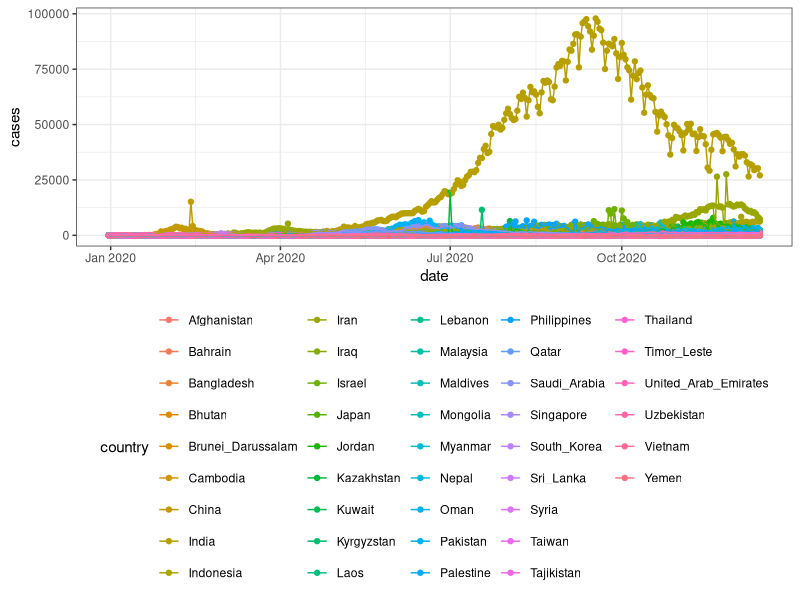
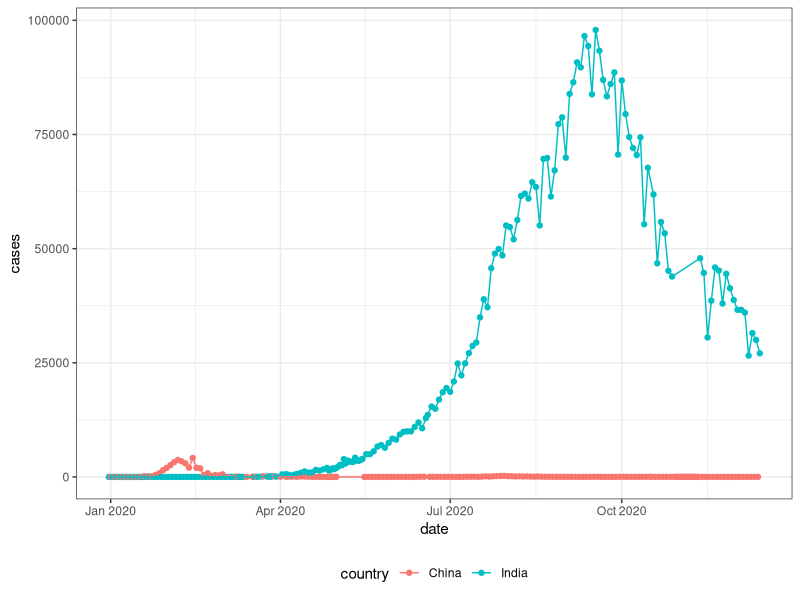
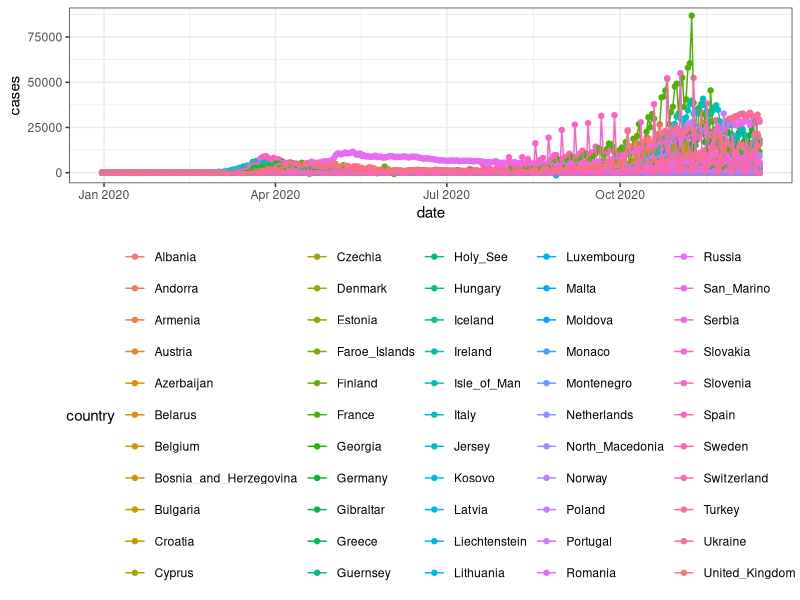
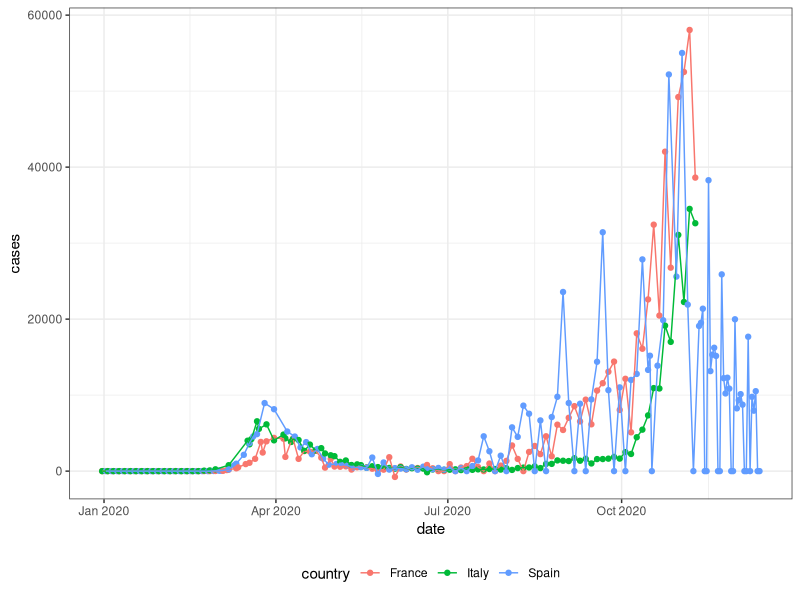
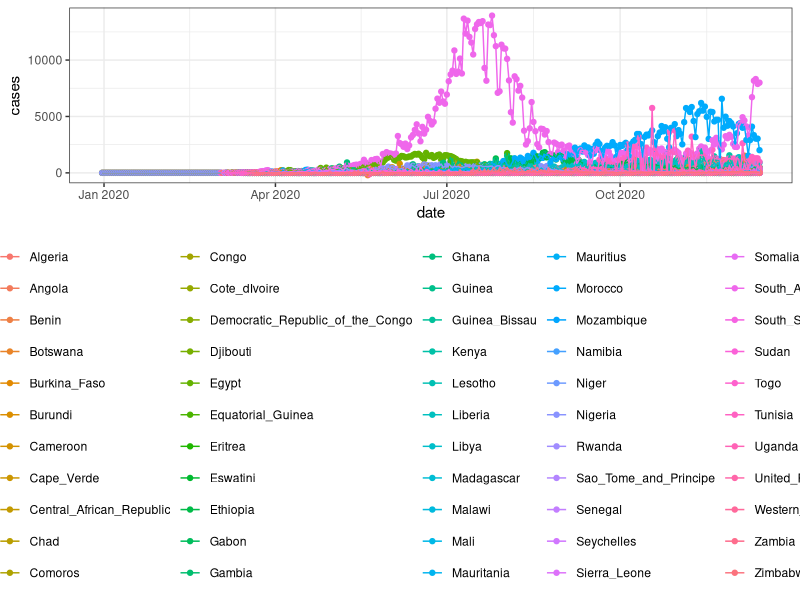
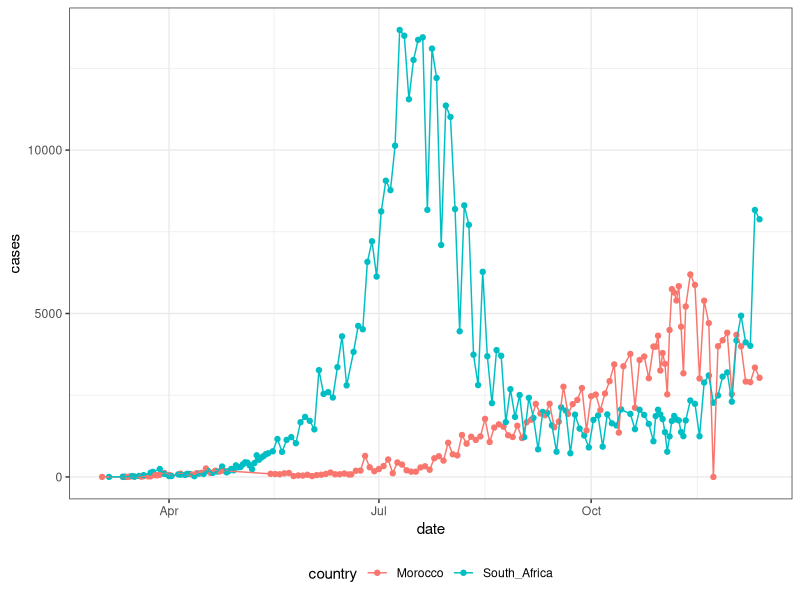
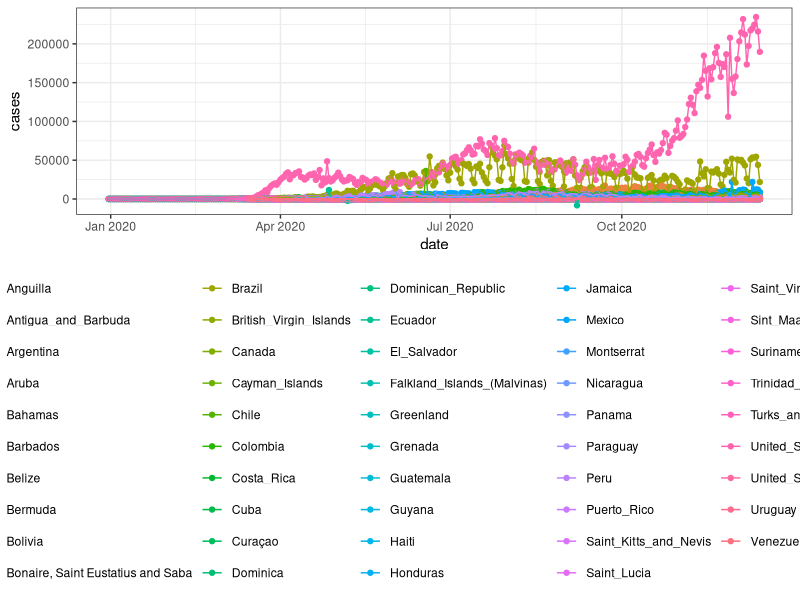
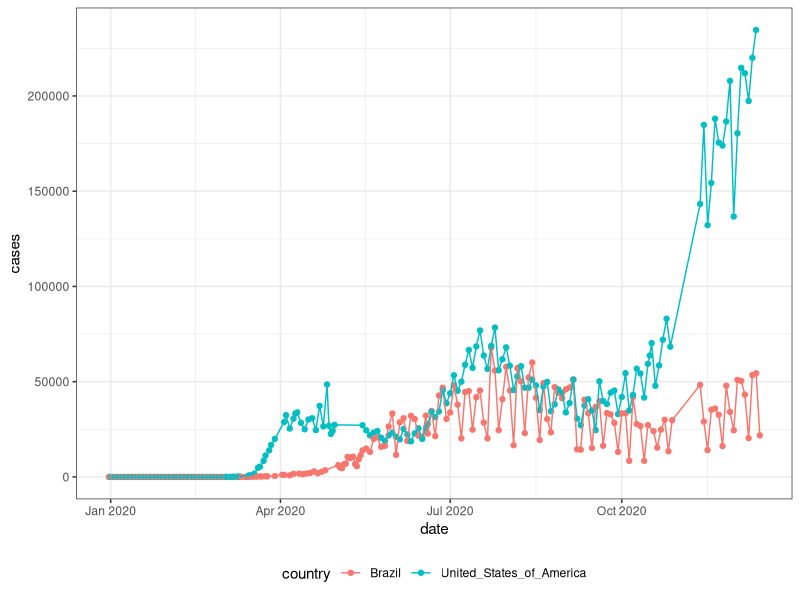

Source code (R) for these figures, in order:
library(ggplot2)
library(dplyr)
library(magrittr)
df <- read.delim("Data//covid.csv", sep=";")

#ordering dataset and formatting dates 
ord_df<- df[order(as.Date(df$date, format="%d/%m/%Y")),]
ord_df$date <- as.Date(ord_df$date,format = "%d/%m/%Y")
format(as.Date(ord_df$date), "%m/%Y")

#CASES
#plot of Asia 2019-2020 daily cases, on y cases, on x months 
ord_df %>% filter(continent == "Asia") %>% 
  ggplot(aes(x = date, y = cases, color = country)) + geom_point() + geom_line() +
  theme_bw() +
  theme(legend.position = "bottom")

#we focus on China and India  
c<- ord_df %>% filter(country == c("China","India")) %>% 
  ggplot(aes(x = date, y = cases, color=country)) + geom_point() + geom_line() +
  theme_bw() +
  theme(legend.position = "bottom")
c

#plot of Europe 
ord_df %>% filter(continent == "Europe") %>% 
  ggplot(aes(x = date, y = cases, color = country)) + geom_point() + geom_line() +
  theme_bw() +
  theme(legend.position = "bottom")

#plot of France, Italy and Spain 
e<- ord_df %>% filter(country == c("Italy", "France", "Spain"))%>% 
  ggplot(aes(x = date, y = cases, color=country)) + geom_point() + geom_line() +
  theme_bw() +
  theme(legend.position = "bottom")
e

#plot of Africa
ord_df %>% filter(continent == "Africa") %>% 
  ggplot(aes(x = date, y = cases, color = country)) + geom_point() + geom_line() +
  theme_bw() +
  theme(legend.position = "bottom")

#plot of South Africa
a<- ord_df %>% filter(country == c("South_Africa", "Morocco")) %>% 
  ggplot(aes(x = date, y = cases, color=country)) + geom_point() + geom_line() +
  theme_bw() +
  theme(legend.position = "bottom")
a

#plot of America 
ord_df %>% filter(continent == "America") %>% 
  ggplot(aes(x = date, y = cases, color = country)) + geom_point() + geom_line() +
  theme_bw() +
  theme(legend.position = "bottom")

#plot United States of America and Brazil 
us<- ord_df %>% filter(country == c("United_States_of_America", "Brazil")) %>% 
  ggplot(aes(x = date, y = cases, color=country)) + geom_point() + geom_line() +
  theme_bw() +
  theme(legend.position = "bottom")
us

#plot of Oceania
ord_df %>% filter(continent == "Oceania") %>% 
  ggplot(aes(x = date, y = cases, color = country)) + geom_point() + geom_line() +
  theme_bw() +
  theme(legend.position = "bottom")

#plot of Australia and French Polynesia 
o<- ord_df %>% filter(country == c("French_Polynesia", "Australia")) %>% 
  ggplot(aes(x = date, y = cases, color=country)) + geom_point() + geom_line() +
  theme_bw() +
  theme(legend.position = "bottom")
o

#DEATHS
ord_df %>% filter(continent == "Asia") %>% 
  ggplot(aes(x = date, y = deaths, color = country)) + geom_point() + geom_line() +
  theme_bw() +
  theme(legend.position = "bottom")

#we focus on China and India 
c1<- ord_df %>% filter(country == c("China", "India")) %>% 
  ggplot(aes(x = date, y = deaths, color=country)) + geom_point() + geom_line() +
  theme_bw() +
  theme(legend.position = "bottom")
c1

#plot of Europe 
ord_df %>% filter(continent == "Europe") %>% 
  ggplot(aes(x = date, y = deaths, color = country)) + geom_point() + geom_line() +
  theme_bw() +
  theme(legend.position = "bottom")

#plot of France, Italy and Spain 
e1<- ord_df %>% filter(country == c("Italy", "France", "Spain"))%>% 
  ggplot(aes(x = date, y = deaths, color=country)) + geom_point() + geom_line() +
  theme_bw() +
  theme(legend.position = "bottom")
e1

#plot of Africa
ord_df %>% filter(continent == "Africa") %>% 
  ggplot(aes(x = date, y = deaths, color = country)) + geom_point() + geom_line() +
  theme_bw() +
  theme(legend.position = "bottom")

#plot of South Africa
a1<- ord_df %>% filter(country == c("South_Africa", "Morocco")) %>% 
  ggplot(aes(x = date, y = deaths, color=country)) + geom_point() + geom_line() +
  theme_bw() +
  theme(legend.position = "bottom")
a1

#plot of America 
ord_df %>% filter(continent == "America") %>% 
  ggplot(aes(x = date, y = deaths, color = country)) + geom_point() + geom_line() +
  theme_bw() +
  theme(legend.position = "bottom")

#plot United States of America and Brazil 
us1<- ord_df %>% filter(country == c("United_States_of_America", "Brazil")) %>% 
  ggplot(aes(x = date, y = deaths, color=country)) + geom_point() + geom_line() +
  theme_bw() +
  theme(legend.position = "bottom")
us1

#plot of Oceania
ord_df %>% filter(continent == "Oceania") %>% 
  ggplot(aes(x = date, y = deaths, color = country)) + geom_point() + geom_line() +
  theme_bw() +
  theme(legend.position = "bottom")

#plot of Australia and French Polynesia 
o1<- ord_df %>% filter(country == c("French_Polynesia", "Australia")) %>% 
  ggplot(aes(x = date, y = deaths, color=country)) + geom_point() + geom_line() +
  theme_bw() +
  theme(legend.position = "bottom")
o1

#COMPARISON DEATHS AND CASES FOR COUNTRIES 
cowplot:: plot_grid(c,c1, nrow=2, ncol=1)
cowplot:: plot_grid(o,o1, nrow=2, ncol=1)
cowplot:: plot_grid(a,a1, nrow=2, ncol=1)
cowplot:: plot_grid(us,us1, nrow=2, ncol=1)
cowplot:: plot_grid(e,e1, nrow=2, ncol=1)
